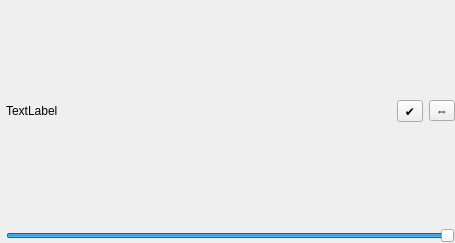
<?xml version="1.0" encoding="UTF-8"?>
<ui version="4.0">
 <class>ZoneListItem</class>
 <widget class="QWidget" name="ZoneListItem">
  <property name="geometry">
   <rect>
    <x>0</x>
    <y>0</y>
    <width>455</width>
    <height>243</height>
   </rect>
  </property>
  <property name="sizePolicy">
   <sizepolicy hsizetype="Preferred" vsizetype="Preferred">
    <horstretch>0</horstretch>
    <verstretch>0</verstretch>
   </sizepolicy>
  </property>
  <property name="styleSheet">
   <string notr="true"/>
  </property>
  <layout class="QGridLayout" name="gridLayout" rowstretch="1,0" columnstretch="1,0,0">
   <property name="leftMargin">
    <number>6</number>
   </property>
   <property name="topMargin">
    <number>0</number>
   </property>
   <property name="rightMargin">
    <number>0</number>
   </property>
   <property name="bottomMargin">
    <number>0</number>
   </property>
   <item row="0" column="1">
    <widget class="QToolButton" name="enable">
     <property name="minimumSize">
      <size>
       <width>26</width>
       <height>0</height>
      </size>
     </property>
     <property name="maximumSize">
      <size>
       <width>26</width>
       <height>16777215</height>
      </size>
     </property>
     <property name="toolTip">
      <string>Add to current effect</string>
     </property>
     <property name="text">
      <string>✔</string>
     </property>
     <property name="checkable">
      <bool>true</bool>
     </property>
    </widget>
   </item>
   <item row="0" column="2">
    <widget class="QToolButton" name="reverse">
     <property name="minimumSize">
      <size>
       <width>26</width>
       <height>0</height>
      </size>
     </property>
     <property name="maximumSize">
      <size>
       <width>26</width>
       <height>16777215</height>
      </size>
     </property>
     <property name="toolTip">
      <string>Change direction</string>
     </property>
     <property name="text">
      <string>⇔</string>
     </property>
     <property name="checkable">
      <bool>true</bool>
     </property>
    </widget>
   </item>
   <item row="0" column="0">
    <widget class="QLabel" name="zone_name">
     <property name="enabled">
      <bool>true</bool>
     </property>
     <property name="sizePolicy">
      <sizepolicy hsizetype="Preferred" vsizetype="MinimumExpanding">
       <horstretch>0</horstretch>
       <verstretch>0</verstretch>
      </sizepolicy>
     </property>
     <property name="text">
      <string>TextLabel</string>
     </property>
     <property name="wordWrap">
      <bool>true</bool>
     </property>
    </widget>
   </item>
   <item row="1" column="0" colspan="3">
    <widget class="QTooltipedSlider" name="brightness">
     <property name="maximum">
      <number>100</number>
     </property>
     <property name="value">
      <number>100</number>
     </property>
     <property name="orientation">
      <enum>Qt::Horizontal</enum>
     </property>
    </widget>
   </item>
  </layout>
 </widget>
 <customwidgets>
  <customwidget>
   <class>QTooltipedSlider</class>
   <extends>QSlider</extends>
   <header location="global">QTooltipedSlider.h</header>
  </customwidget>
 </customwidgets>
 <resources/>
 <connections/>
</ui>
